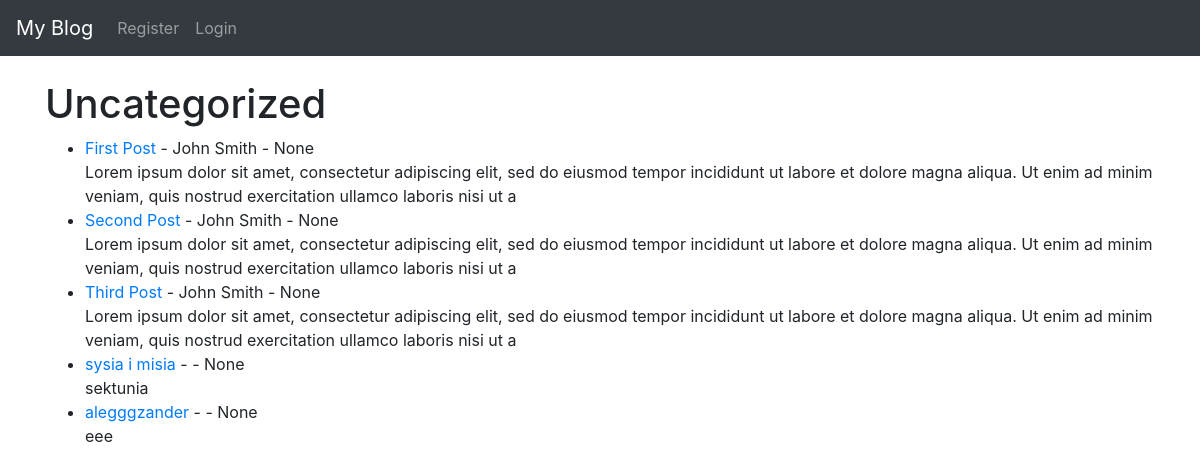
/category/uncategorized, run on an earlier commit of the app's database.
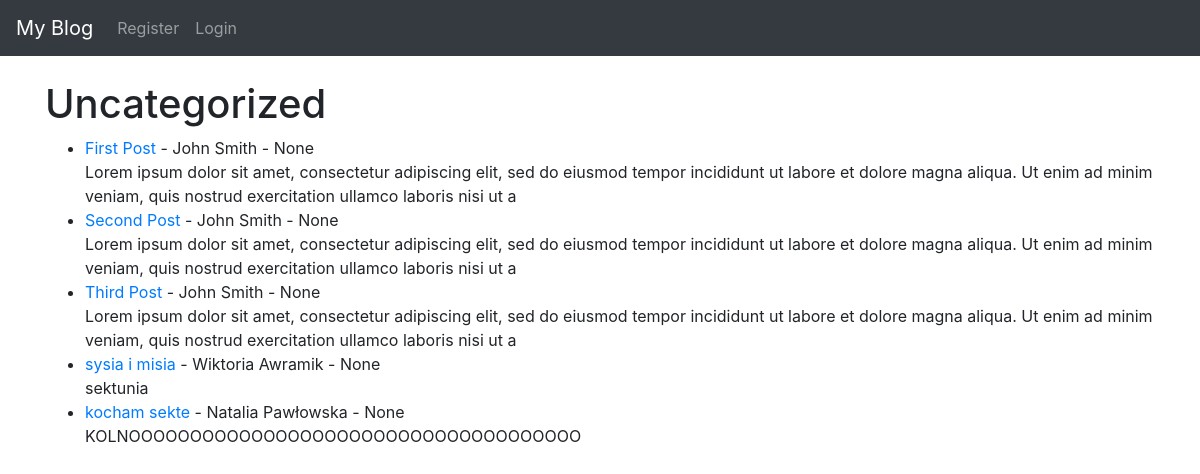
And on a later commit of the database.
### theblog/models.py (models this page shows, shortened)
class Post(models.Model):
    title = models.CharField(max_length=255)
    title_tag = models.CharField(max_length=255)
    author = models.ForeignKey(User, on_delete=models.CASCADE)
    body = models.TextField()
    category = models.CharField(max_length=255, default='uncategorized')
    created_at = models.DateTimeField(default=timezone.now)
    updated_at = models.DateTimeField(auto_now=True)
    post_date = models.DateField(auto_now_add=True)
    is_public = models.BooleanField(default=True)
    password = models.CharField(max_length=50, blank=True, null=True)
    image = models.ImageField(upload_to='images/', null=True, blank=True)
    media_link = models.URLField(max_length=200, null=True, blank=True)

### theblog/views.py (the view)
# urls.py: path('category/<str:cats>', CategoryView, name='category'),
def CategoryView(request, cats):
    category_posts = Post.objects.filter(category=cats.replace('-', ' '))
    return render(request, 'categories.html', {'cats':cats.title().replace('-', ' '), 'category_posts': category_posts})

### theblog/templates/categories.html (shortened to what this page needs)
{% extends 'base.html' %}
{% block content %}
    {% if category_posts %}
    <h1>{{ cats }}</h1>
    <ul>
    {% for post in category_posts %}
        <li><a href="{% url 'article-detail' post.pk %}">
        {{ post.title }}</a>
        - {{ post.author.first_name }}
        {{ post.author.last_name }} -
		{{ post.post_date }} <br/>
	{{ post.body|slice:":200"|safe }}</li>
    {% endfor %}
    </ul>
    {% else %}
        <h2> Sorry this page doesn't exist.</h2>
    {% endif %}
{% endblock %}

What changed in the data, as far as the page shows it:
removed Post: title "alegggzander", post_date "None", body "eee"
changed through a linked row, Post "sysia i misia": author.first_name (not shown) → "Wiktoria"; author.last_name (not shown) → "Awramik"
added Post: title "kocham sekte", author.first_name "Natalia", author.last_name "Pawłowska", post_date "None", body "KOLNOOOOOOOOOOOOOOOOOOOOOOOOOOOOOOOOOOOOO"
